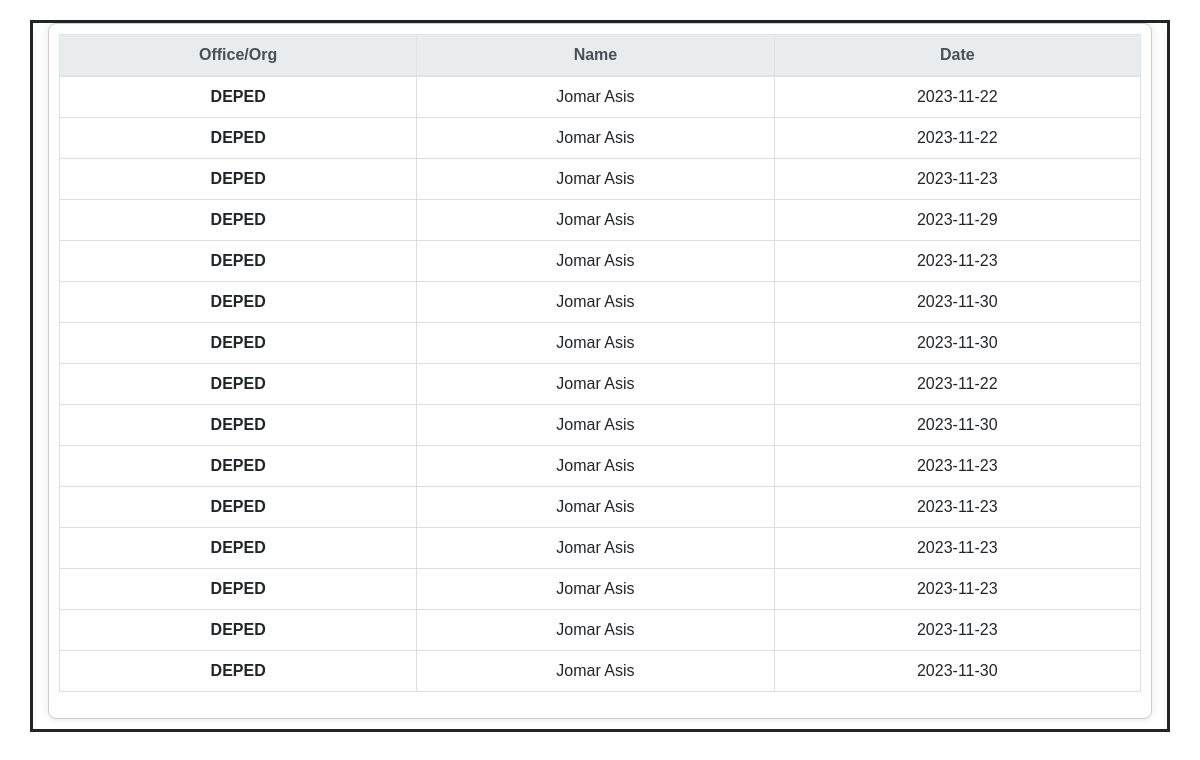
The app's page /admin_page/logs.php with its own data.
### tables this page shows
CREATE TABLE `client` (
  `id` int(11) NOT NULL,
  `office_org` varchar(100) NOT NULL,
  `fname` varchar(50) NOT NULL,
  `lname` varchar(11) NOT NULL,
  `mname` varchar(11) NOT NULL,
  `email` varchar(50) NOT NULL,
  `password` varchar(11) NOT NULL,
  `contact_number` varchar(11) NOT NULL,
  `account_stat` varchar(11) NOT NULL
);

CREATE TABLE `facility_schedules` (
  `id` int(11) NOT NULL,
  `facility_id` varchar(30) NOT NULL,
  `scheduled_date` date NOT NULL,
  `start_time` time NOT NULL,
  `end_time` time NOT NULL,
  `user_id` int(11) NOT NULL,
  `request_id` int(11) NOT NULL
);

### admin_page/logs.php (the view, shortened to what this page needs)
<!DOCTYPE html>
<html lang="en">
<head>
    <link href="https://stackpath.bootstrapcdn.com/bootstrap/4.5.2/css/bootstrap.min.css" rel="stylesheet">
</head>
<body>
<div class="container">
<?php
include('../dbConnect.php');
$sql = "SELECT * FROM facility_schedules";
$result = $conn->query($sql);
if ($result === false) {
    echo "Error: " . $conn->error;
} else {
    echo '<div class="log-entry">';
    echo '<table class="table">';
    echo '<thead class="thead-light">';
    echo '<tr>';
    echo '<th>Office/Org</th>';
    echo '<th>Name</th>';
    echo '<th>Date</th>';
    echo '</tr>';
    echo '</thead>';
    echo '<tbody>';
    if ($result->num_rows > 0) {
        while ($row = $result->fetch_assoc()) {
            $facilityIds = $row["facility_id"];
            $scheduleDate = $row["scheduled_date"];
            $reservedBy = $row["user_id"];
            $fname = $lname = $office_org = '';
            $sqlClient = "SELECT * FROM client WHERE id = ?";
            $stmtClient = $conn->prepare($sqlClient);
            if ($stmtClient) {
                $stmtClient->bind_param("i", $reservedBy);
                $stmtClient->execute();
                $resultClient = $stmtClient->get_result();
                if ($resultClient->num_rows > 0) {
                    while ($rowClient = $resultClient->fetch_assoc()) {
                        $fname = $rowClient['fname'];
                        $lname = $rowClient['lname'];
                        $office_org = $rowClient['office_org'];
                    }
                }
            }
            $facilityIdArray = explode(',', $facilityIds);
            foreach ($facilityIdArray as $facilityId) {
                if ($facilityId == $facilityId_) {
                    echo '<tr>';
                    echo '<td>' . $office_org . '</td>';
                    echo '<td>' . $fname . ' ' . $lname . '</td>';
                    echo '<td>' . $scheduleDate . '</td>';
                    echo '</tr>';
                }
            }
        }
    } else {
        echo "<tr><td colspan='3'>No records found in the facility_schedules table.</td></tr>";
    }
    echo '</tbody>';
    echo '</table>';
    echo '</div>';
}
?>
</div>
</body>
</html>

### admin_page/logs.php (style rules this page uses)
body { font-family: 'Arial', sans-serif; margin: 20px; }
.container { border: solid; }
.log-entry { border: 1px solid #ccc; padding: 10px; margin-bottom: 10px; background-color: #fff; border-radius: 8px; box-shadow: 0 0 10px rgba(0, 0, 0, 0.1); }
.log-entry table { width: 100%; }
.log-entry th, .log-entry td { border: 1px solid #ddd; padding: 8px; text-align: center; }
.log-entry th { background-color: #f2f2f2; }
.log-entry td:first-child { font-weight: bold; }

### records on screen
facility_schedules: scheduled_date "2023-11-22"
client: office_org "DEPED", fname "Jomar", lname "Asis"
facility_schedules: scheduled_date "2023-11-22"
facility_schedules: scheduled_date "2023-11-23"
facility_schedules: scheduled_date "2023-11-29"
facility_schedules: scheduled_date "2023-11-23"
facility_schedules: scheduled_date "2023-11-30"
facility_schedules: scheduled_date "2023-11-30"
facility_schedules: scheduled_date "2023-11-22"
facility_schedules: scheduled_date "2023-11-30"
facility_schedules: scheduled_date "2023-11-23"
facility_schedules: scheduled_date "2023-11-23"
facility_schedules: scheduled_date "2023-11-23"
facility_schedules: scheduled_date "2023-11-23"
facility_schedules: scheduled_date "2023-11-23"
facility_schedules: scheduled_date "2023-11-30"
